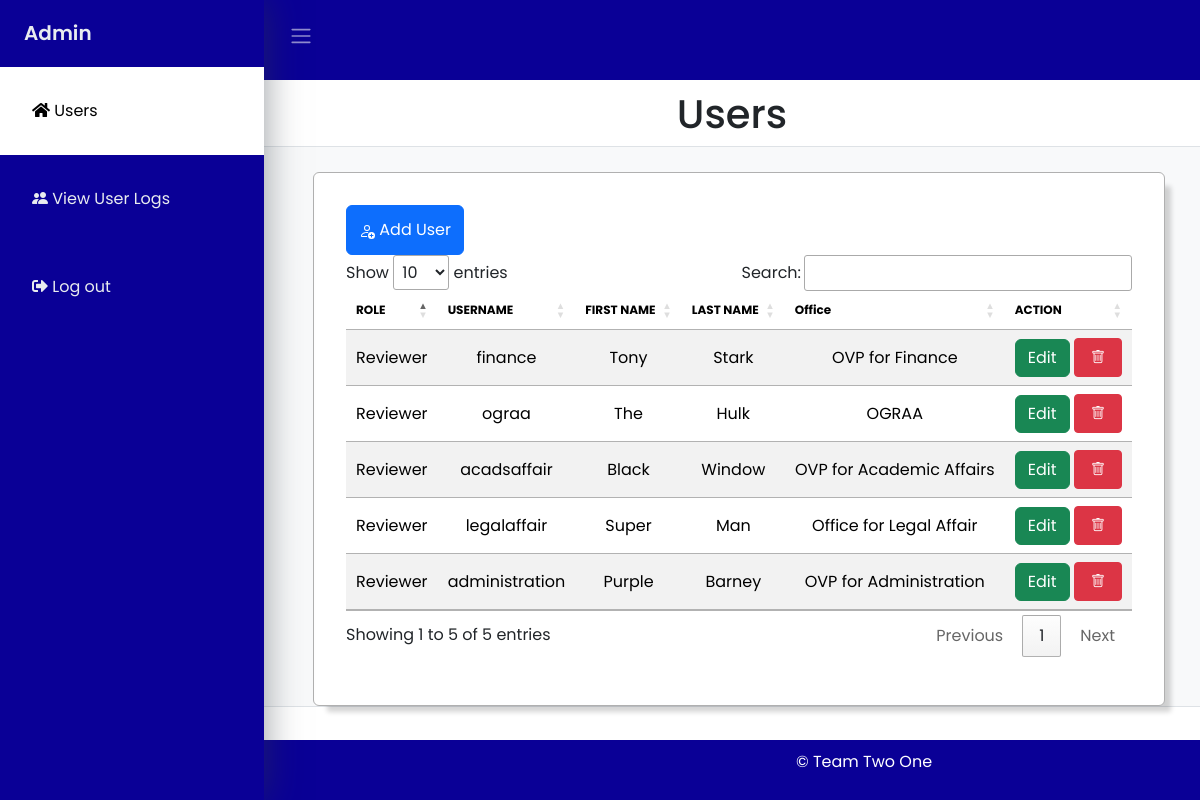
Screenshot of /pages/Admin/adminHome.php (signed in) with the database file from the repository.
### tables this page shows
CREATE TABLE `users` (
  `user_ID` int(11) NOT NULL,
  `username` varchar(50) NOT NULL,
  `password` varchar(50) NOT NULL,
  `firstName` varchar(50) NOT NULL,
  `lastName` varchar(50) NOT NULL,
  `userType` varchar(20) NOT NULL,
  `officeID` int(7) NOT NULL
);

CREATE TABLE `offices` (
  `officeID` int(11) NOT NULL,
  `officeName` varchar(50) NOT NULL
);

### pages/Admin/adminHome.php (the view, shortened to what this page needs)
<?php
    include '../../php/db.php';
?>
<!DOCTYPE html>
<html lang="en">
    <head>
        <link rel="shortcut icon" href="/img/logo.png" type="stylesheet" />
        <link rel="stylesheet" href="../../css/footer.css" />
        <link
            rel="stylesheet"
            href="https://cdn.jsdelivr.net/npm/bootstrap@5.3.1/dist/css/bootstrap.min.css"
 />
        <link rel="stylesheet" href="https://cdn.datatables.net/1.13.7/css/jquery.dataTables.min.css" />
        <link rel="stylesheet" href="https://cdn.jsdelivr.net/npm/bootstrap-icons@1.10.5/font/bootstrap-icons.css" />
        <link
            rel="stylesheet"
            href="https://cdnjs.cloudflare.com/ajax/libs/bootstrap-datepicker/1.9.0/css/bootstrap-datepicker.min.css" />
        <link rel="stylesheet" href="https://cdnjs.cloudflare.com/ajax/libs/font-awesome/5.15.3/css/all.min.css" />
        <link rel="stylesheet" href="../../css/adminUsers.css" />
    </head>
    <body>
        <div class="wrapper">
            <aside id="sidebar">
                <div class="h-100">
                    <div class="sidebar-logo">
                        <a href="#">Admin</a>
                    </div>
                    <ul class="sidebar-nav">
                        <li class="sidebar-item">
                            <a class="nav-link" href="./adminHome.php">
                                <span class="fas fa-home"></span>
                                Users
                            </a>
                        </li>
                        <li class="sidebar-item">
                            <a class="nav-link" href="./adminUserlogs.php">
                                <span class="bi bi-people-fill"></span>
                                View User Logs
                            </a>
                        </li>
                        <li class="sidebar-item">
                            <a href="put-link-here" class="nav-link" data-toggle="modal" data-target="#logoutModal">
                                <span class="fas fa-sign-out-alt"></span>
                                Log out
                            </a>
                        </li>
                    </ul>
                </div>
            </aside>
            <div class="main">
                <div class="container-fluid navbar-container">
                <div class="col-sm-1 pt-3">
                            <button class="btn" type="button" data-bs-theme="dark">
                                <span class="navbar-toggler-icon"></span>
                            </button>
                    </div>
                </div>
                <div class="row">
                    <div class="col users-label">
                        <h1>
                            Users
                        </h1>
                    </div>
                </div>
                <div class="ps-5 row  border rounded bg-light user-search-bar">
                    <div class="col-10 d-flex flex-wrap align-content-center">
                    </div>
                    <div class="col d-flex flex-wrap align-content-center">
                        <div class="input-group mb-1 d-flex flex-wrap align-content-center justify-content-center">
                        </div>
                    </div>
                     <div class="row justify-content-center mt-3">
                        <div class="col-md-12">
                            <div class="card shadow-2-strong">
                                <div class="card-body">
                                    <div class="table-responsive">
                                    <button class="btn btn-primary addUsersButton" type="button" id="addUserBtn" data-toggle="modal"
                                        data-target="#addUserModal">
                                Add User
                            </button>
                                        <table id="orderTable" class="table table-striped">
                                            <thead>
                                                <tr>
                                                    <th scope="col">ROLE</th>
                                                    <th scope="col">USERNAME</th>
                                                    <th scope="col">FIRST NAME</th>
                                                    <th scope="col">LAST NAME</th>
                                                    <th scope="col">Office</th>
                                                    <th scope="col">ACTION</th>
                                                </tr>
                                            </thead>
                                            <tbody id="user-list-data" class="users-list">
                                            <?php
                                                $sql = "SELECT users.*, officeName, users.officeID  FROM users
                                                INNER JOIN offices on users.officeID = offices.officeID
                                                WHERE users.user_ID not in (?, ?);";
                                                $st = $conn->prepare($sql);
                                                $st->bind_param("ii", $adminid, $uid);
                                                $st->execute();
                                                $res = $st->get_result();
                                                if ($res->num_rows > 0) {
                                                    while ($row = $res->fetch_assoc()) {
                                                        echo "<tr><td>" .$row['userType'] . "</td>
                                                        <td>" .$row['username'] ."</td>
                                                        <td>" .$row['firstName'] ."</td>
                                                        <td>" .$row['lastName'] ."</td>
                                                        <td>" .$row['officeName'] ."</td>
                                                        " .
                                                        '<td>
                                                            <button class="btn btn-success"
                                                            data-id="'.$row["user_ID"].'"
                                                            data-username="'.$row["username"].'"
                                                            data-password="'.$row["password"].'"
                                                            data-firstName="'.$row["firstName"].'"
                                                            data-lastName="'.$row["lastName"].'"
                                                            data-userType="'.$row["userType"].'"
                                                            data-officeID="'.$row["officeID"].'"
                                                            style="color:white"  data-toggle="modal" data-target="#editDiscountModal">
                                                                Edit
                                                            </button>
                                                            <button type"button" data-id="'.$row["user_ID"].'" class="btn btn-danger btn-sm px-3 py-2" data-toggle="modal" data-target="#deleteConfirmation">
                                                                <i class="bi bi-trash"></i>
                                                            </button>
                                                        </td></tr>';
                                                    }
                                                }
                                            ?>
                                            </tbody>
                                        </table>
                                    </div>
                                </div>
                            </div>
                        </div>
                    </div>
                </div>
        <div class="footer">
            <p>&copy; Team Two One</p>
        </div>
            </div>
    </body>
</html>

### css/footer.css (style rules this page uses)
.footer { background-color: var(--blue); color: #fff; text-align: center; padding: 10px; position: fixed; bottom: 0; width: 100%; }

### css/adminUsers.css (style rules this page uses)
:root { --mainColor: #f6f8fa; --darkBlack: #001C3F; --black:#000; --white: #fff; --darkGrey:#61666b; --blue: rgb(10, 0, 150); }
body { font-family: 'Poppins', sans-serif; margin: 0; }
.navbar-container { background-color: var(--blue); color: #fff; height: 5rem !important; display: flex; align-items: flex-start; }
a { cursor: pointer; text-decoration: none; font-family: 'Poppins', sans-serif; }
li { list-style: none; }
.wrapper { align-items: stretch; display: flex; width: 100%; }
#sidebar { max-width: 264px; min-width: 264px; transition: all 0.35s ease-in-out; box-shadow: 0 0 35px 0 rgba(49, 57, 66, 0.5); z-index: 2222; background-color: var(--blue); }
.main { display: flex; flex-direction: column; min-height: 100vh; width: 100%; overflow: hidden; transition: all 0.35s ease-in-out; }
.sidebar-logo { padding: 1.15rem 1.5rem; }
.sidebar-logo a { color: #e9ecef; font-size: 1.25rem; font-weight: 600; }
.sidebar-nav { padding: 0; }
.nav-link { padding: 2rem; color: #e9ecef !important; position: relative; display: block; font-size: 1rem; }
.active { color: #000 !important; background-color: white; }
.card { box-shadow: 10px 10px 5px -4px rgba(0,0,0,0.17); border: 1.5px solid #b0b0b0; padding: 1rem; cursor: pointer; padding-bottom: 2rem; height: 100%; }
.users-label { display: flex; flex-direction: row; justify-content: center; padding-top: 10px; }
.user-search-bar { padding-left: 10px; padding-right: 10px; }
.user-search-bar .align-content-center .mb-1 { padding-top: 5px; }
#addUserBtn { height: 50px; }
th { font-size: 12px; text-align: center; }
td { white-space: normal !important; word-wrap: break-word; vertical-align: middle; text-align: center; }

### rows the page displays
users: userType "Reviewer", username "finance", firstName "Tony", lastName "Stark", officeID.officeName "OVP for Finance"
users: userType "Reviewer", username "ograa", firstName "The", lastName "Hulk", officeID.officeName "OGRAA"
users: userType "Reviewer", username "acadsaffair", firstName "Black", lastName "Window", officeID.officeName "OVP for Academic Affairs"
users: userType "Reviewer", username "legalaffair", firstName "Super", lastName "Man", officeID.officeName "Office for Legal Affair"
users: userType "Reviewer", username "administration", firstName "Purple", lastName "Barney", officeID.officeName "OVP for Administration"
